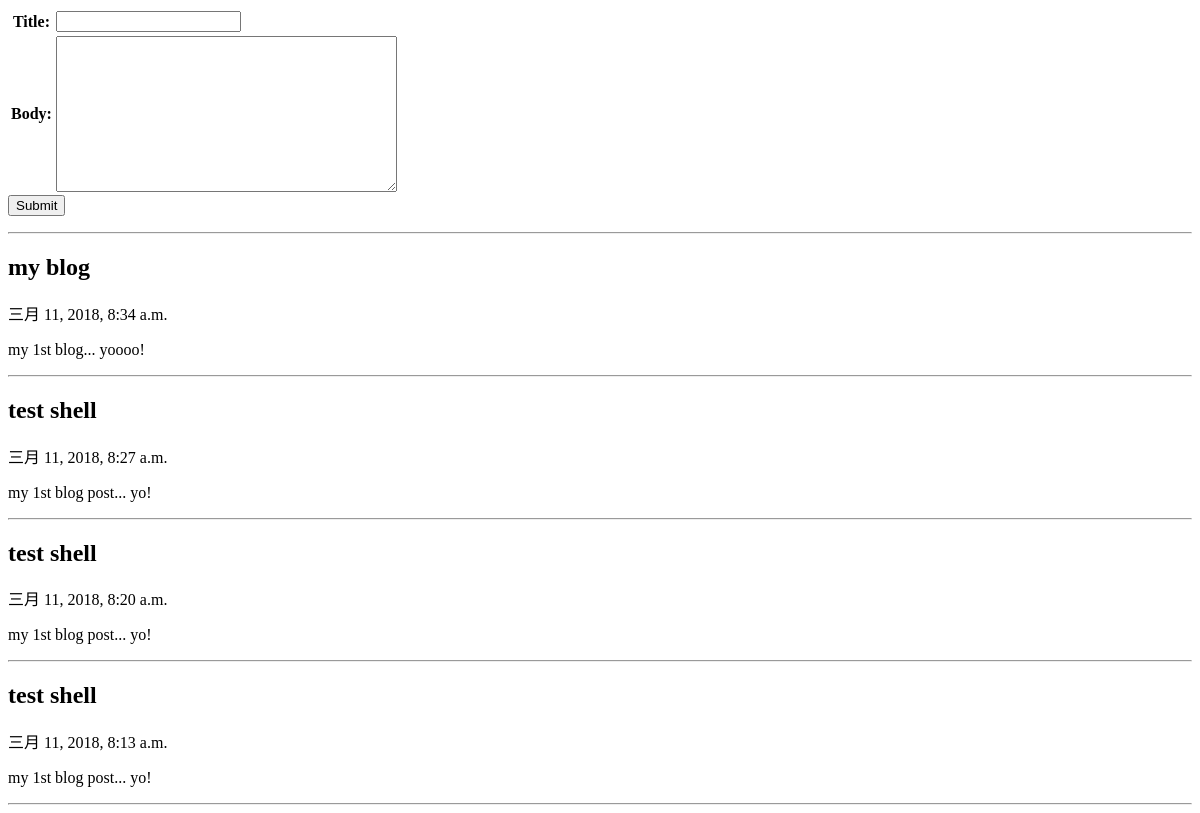
/blog/, run on an earlier commit of the app's database.
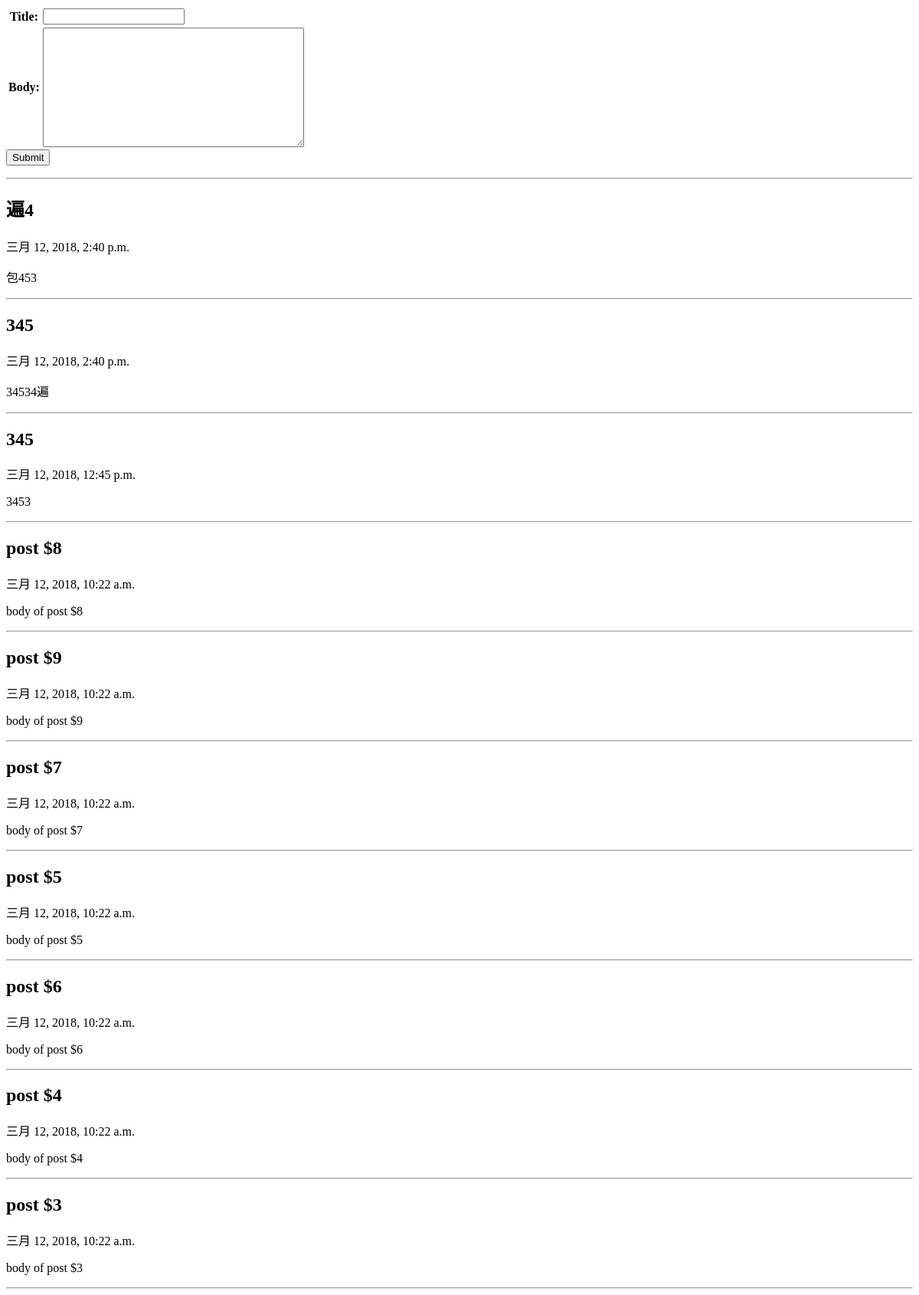
And on a later commit of the database.
### blog/models.py (models this page shows)
class BlogPost(models.Model):
    title = models.CharField(max_length=150)
    body = models.TextField()
    timestamp = models.DateTimeField()
    class Meta:
        ordering = ('-timestamp',)

### blog/views.py (the view)
# urls.py: path('', blog.views.archive),
def archive(request):
    posts = BlogPost.objects.all()[:10]
    return render(request, 'archive.html', {'posts': posts, 'form': BlogPostForm()})

### blog/models.py
class BlogPostForm(forms.ModelForm):
    class Meta:
        model = BlogPost
        exclude = ('timestamp',)

### blog/templates/archive.html
<form action="/blog/create/" method="post">{%csrf_token%}
  <table>{{form}}</table>
    <input type="submit">
</form>
<hr>
    {%for post in posts%}
    <h2>{{post.title}}</h2>
    <p>{{post.timestamp}}</p>
    <p>{{post.body}}</p>
<hr>
{% endfor %}

What changed in the data, as far as the page shows it:
no longer on this page (row unchanged): BlogPost: title "my blog", timestamp "三月 11, 2018, 8:34 a.m.", body "my 1st blog... yoooo!"
no longer on this page (row unchanged): BlogPost: title "test shell", timestamp "三月 11, 2018, 8:27 a.m.", body "my 1st blog post... yo!"
no longer on this page (row unchanged): BlogPost: title "test shell", timestamp "三月 11, 2018, 8:20 a.m.", body "my 1st blog post... yo!"
no longer on this page (row unchanged): BlogPost: title "test shell", timestamp "三月 11, 2018, 8:13 a.m.", body "my 1st blog post... yo!"
added BlogPost: title "遍4", timestamp "三月 12, 2018, 2:40 p.m.", body "包453"
added BlogPost: title "345", timestamp "三月 12, 2018, 2:40 p.m.", body "34534遍"
added BlogPost: title "345", timestamp "三月 12, 2018, 12:45 p.m.", body "3453"
added BlogPost: title "post $8", timestamp "三月 12, 2018, 10:22 a.m.", body "body of post $8"
added BlogPost: title "post $9", timestamp "三月 12, 2018, 10:22 a.m.", body "body of post $9"
added BlogPost: title "post $7", timestamp "三月 12, 2018, 10:22 a.m.", body "body of post $7"
added BlogPost: title "post $5", timestamp "三月 12, 2018, 10:22 a.m.", body "body of post $5"
added BlogPost: title "post $6", timestamp "三月 12, 2018, 10:22 a.m.", body "body of post $6"
added BlogPost: title "post $4", timestamp "三月 12, 2018, 10:22 a.m.", body "body of post $4"
added BlogPost: title "post $3", timestamp "三月 12, 2018, 10:22 a.m.", body "body of post $3"
